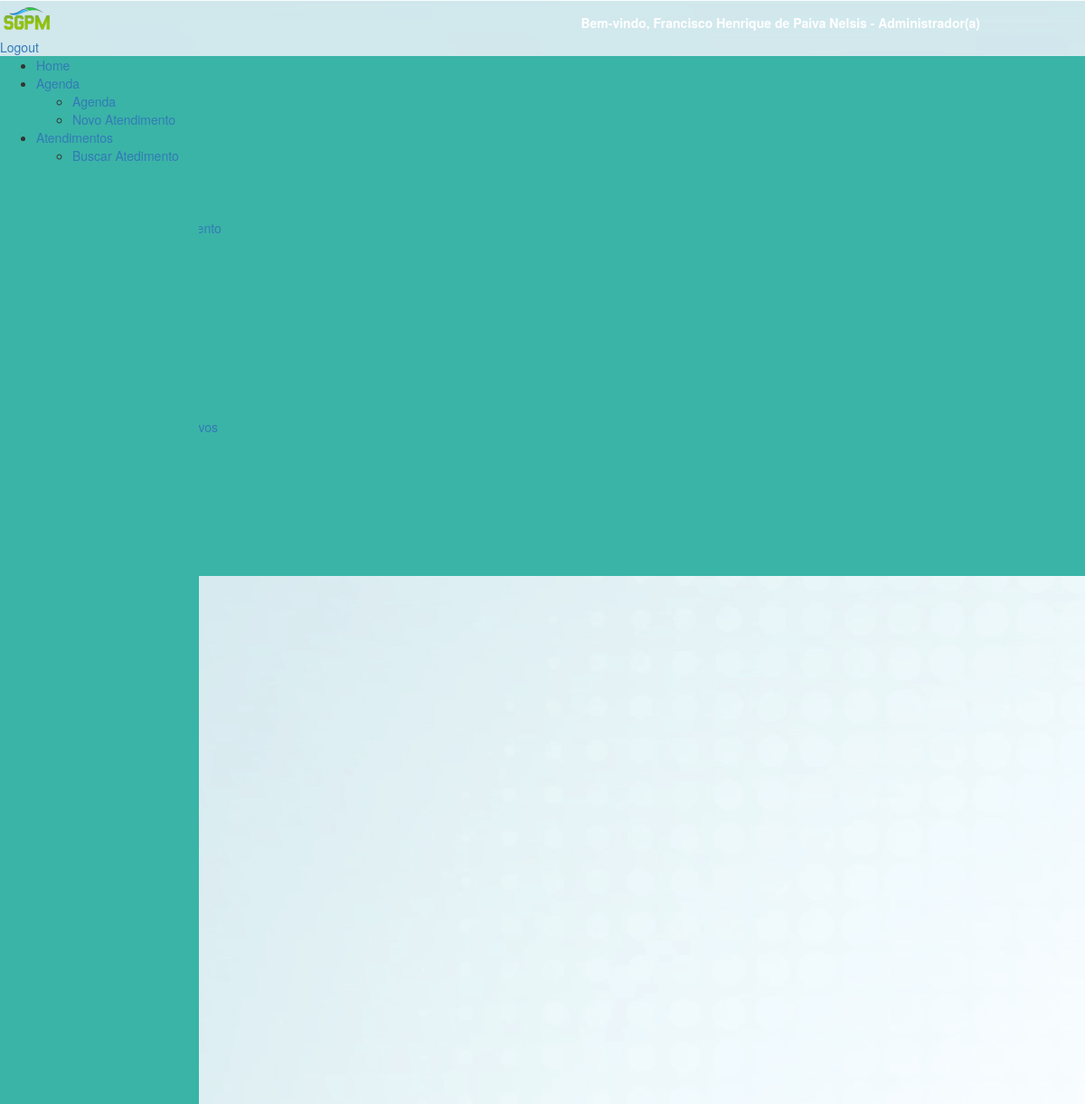
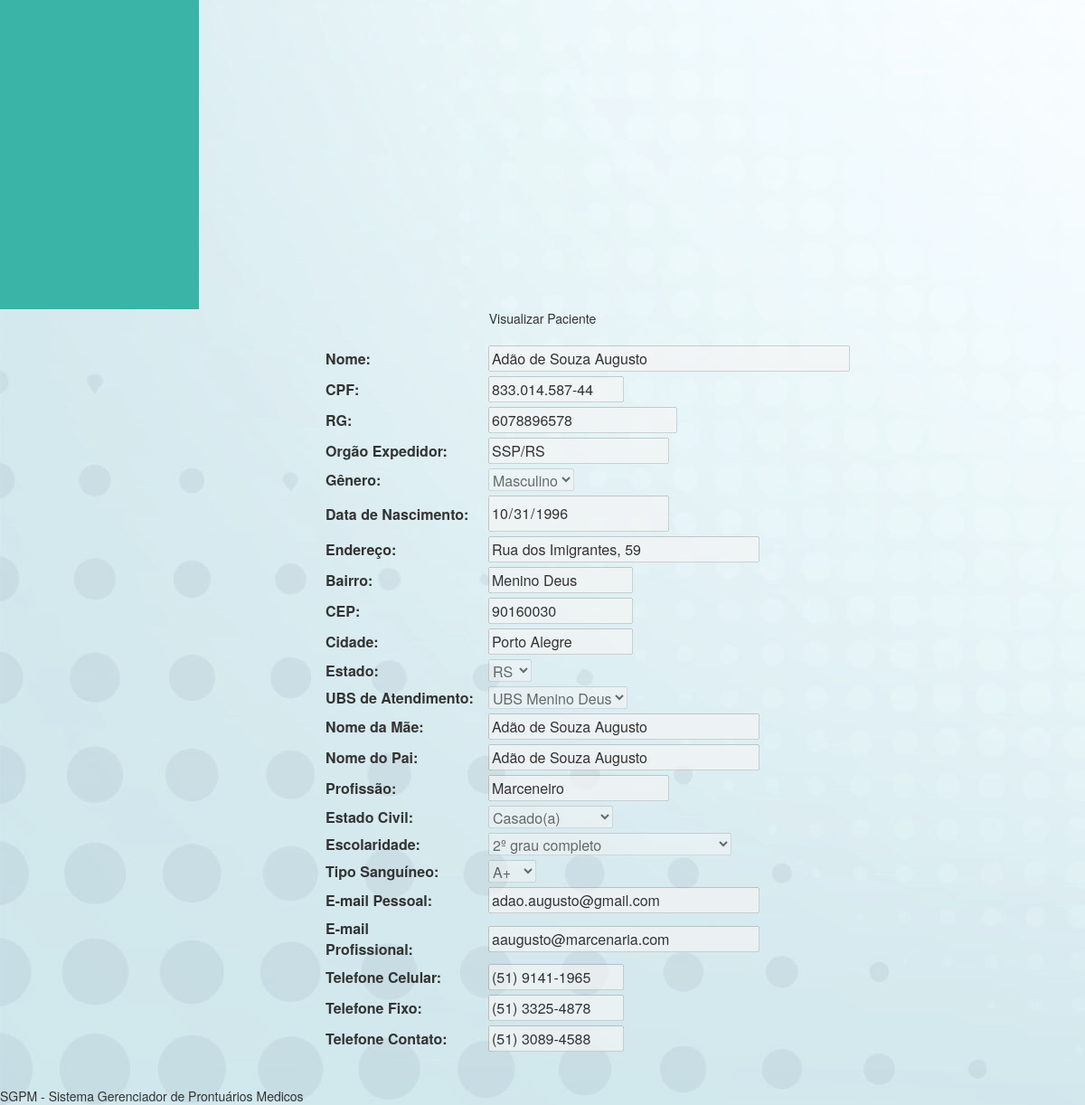
Page /formPaciente.php?id=115&detalhes=1 (signed in) on the committed database (2 pictures, top to bottom).
### tables this page shows
CREATE TABLE IF NOT EXISTS `paciente` (
  `id_paciente` int(4) NOT NULL auto_increment,
  `nome_paciente` varchar(50) NOT NULL,
  `cpf` varchar(14) NOT NULL,
  `rg` varchar(50) NOT NULL,
  `org_exp` varchar(30) NOT NULL,
  `data_nasc` date NOT NULL,
  `endereco` varchar(50) NOT NULL,
  `bairro` varchar(30) NOT NULL,
  `cep` varchar(50) NOT NULL,
  `cidade` varchar(30) NOT NULL,
  `nome_mae` varchar(50) NOT NULL,
  `nome_pai` varchar(50) NOT NULL,
  `profissao` varchar(30) NOT NULL,
  `email_pessoal` varchar(50) NOT NULL,
  `email_prof` varchar(50) NOT NULL,
  `tel_cel` varchar(30) NOT NULL,
  `tel_fixo` varchar(30) NOT NULL,
  `tel_contato` varchar(30) NOT NULL,
  `id_genero` int(15) NOT NULL,
  `id_estado` int(15) NOT NULL,
  `id_ubs` int(15) NOT NULL,
  `id_estado_civil` int(15) NOT NULL,
  `id_escolaridade` int(15) NOT NULL,
  `id_tipo_sanguineo` int(15) NOT NULL,
  PRIMARY KEY  (`id_paciente`),
  UNIQUE KEY `cpf` (`cpf`),
  UNIQUE KEY `rg` (`rg`),
  KEY `id_paciente` (`id_paciente`),
  KEY `id_tipo_sanguineo` (`id_tipo_sanguineo`),
  KEY `id_genero` (`id_genero`),
  KEY `id_estado` (`id_estado`),
  KEY `id_ubs` (`id_ubs`),
  KEY `id_estado_civil` (`id_estado_civil`),
  KEY `id_escolaridade` (`id_escolaridade`),
  CONSTRAINT `FK_paciente_escolaridade` FOREIGN KEY (`id_escolaridade`) REFERENCES `escolaridade` (`id_escolaridade`) ON DELETE NO ACTION ON UPDATE NO ACTION,
  CONSTRAINT `FK_paciente_estado` FOREIGN KEY (`id_estado`) REFERENCES `estado` (`id_estado`) ON DELETE NO ACTION ON UPDATE NO ACTION,
  CONSTRAINT `FK_paciente_estado_civil` FOREIGN KEY (`id_estado_civil`) REFERENCES `estado_civil` (`id_estado_civil`) ON DELETE NO ACTION ON UPDATE NO ACTION,
  CONSTRAINT `FK_paciente_genero` FOREIGN KEY (`id_genero`) REFERENCES `genero` (`id_genero`) ON DELETE NO ACTION ON UPDATE NO ACTION,
  CONSTRAINT `FK_paciente_tipo_sanguineo` FOREIGN KEY (`id_tipo_sanguineo`) REFERENCES `tipo_sanguineo` (`id_tipo_sanguineo`) ON DELETE NO ACTION ON UPDATE NO ACTION,
  CONSTRAINT `FK_paciente_ubs` FOREIGN KEY (`id_ubs`) REFERENCES `ubs` (`id_ubs`) ON DELETE NO ACTION ON UPDATE NO ACTION
);

CREATE TABLE IF NOT EXISTS `genero` (
  `id_genero` int(15) NOT NULL auto_increment,
  `nome_genero` varchar(10) NOT NULL,
  PRIMARY KEY  (`id_genero`)
);

CREATE TABLE IF NOT EXISTS `estado` (
  `id_estado` int(15) NOT NULL auto_increment,
  `sigla_estado` varchar(50) NOT NULL default '0',
  `estado` varchar(50) default NULL,
  KEY `id_estado` (`id_estado`)
);

CREATE TABLE IF NOT EXISTS `ubs` (
  `id_ubs` int(5) NOT NULL auto_increment,
  `ubs_atendimento` varchar(50) NOT NULL,
  `endereco` varchar(50) default NULL,
  `telefone` int(10) default NULL,
  `data_insercao` date default NULL,
  `data_alteracao` date default NULL,
  `data_desativacao` date default NULL,
  PRIMARY KEY  (`id_ubs`),
  UNIQUE KEY `id_ubs` (`id_ubs`)
);

CREATE TABLE IF NOT EXISTS `estado_civil` (
  `id_estado_civil` int(15) NOT NULL auto_increment,
  `estado_civil` varchar(50) NOT NULL,
  KEY `id_estado_civil` (`id_estado_civil`)
);

CREATE TABLE IF NOT EXISTS `escolaridade` (
  `id_escolaridade` int(11) NOT NULL auto_increment,
  `escolaridade` varchar(50) default '0',
  KEY `id_escolaridade` (`id_escolaridade`)
);

CREATE TABLE IF NOT EXISTS `tipo_sanguineo` (
  `id_tipo_sanguineo` int(15) NOT NULL auto_increment,
  `tipo_sanguineo` varchar(50) default NULL,
  KEY `id_tipo_sanguineo` (`id_tipo_sanguineo`)
);

### formPaciente.php (the view, shortened to what this page needs)
<?php include ('includes/cabecalho.php')?>
<?php include ('includes/menu.php')?>
<?php include ('includes/menuBack.php')?>
<?php
if (isset ( $_GET ['id'] )) {
	$con = mysqli_connect ( "localhost", "root", "", "sgpm" );
	mysqli_set_charset ( $con, "utf8" );
	$query = mysqli_query ( $con, "SELECT * FROM paciente WHERE id_paciente = {$_GET['id']} " );
	$dadosPaciente = mysqli_fetch_array ( $query );
}
$con = mysqli_connect ( "localhost", "root", "", "sgpm" );
mysqli_set_charset ( $con, "utf8" );
$queryGenero = mysqli_query ( $con, "SELECT * FROM genero" );
$queryUBS = mysqli_query ( $con, "SELECT * FROM ubs" );
$queryEstadoCivil = mysqli_query ( $con, "SELECT * FROM estado_civil" );
$queryEscolaridade = mysqli_query ( $con, "SELECT * FROM escolaridade" );
$queryTipoSanguineo = mysqli_query ( $con, "SELECT * FROM tipo_sanguineo" );
$queryEstado = mysqli_query ( $con, "select * from estado order by sigla_estado asc" );
?>
<div class="divTudoFormPaciente">
	<div id="tituloPaginaCadastroAlteracao">
<center>
<?php
if (isset ( $_GET ['id'] ) && ! isset ( $_GET ['detalhes'] )) {
	echo "Alterar Paciente";
} else if (isset ( $_GET ['id'] ) && isset ( $_GET ['detalhes'] )) {
	echo "Visualizar Paciente";
} else {
	echo "Novo Paciente";
}
?>
</center>
	</div>
	<center>
		<div id="formAlteraPaciente">
			<div class="content-dataTable" style="width: 40%; margin: 0 auto">
				<form method="POST">
					<table width="100%">
						<tr>
							<br />
							<td><label for="nome_paciente">Nome:</label></td>
							<td><input style="width: 400px; margin-bottom: 5px;" type="text"
								name="nome_paciente" id="nome_paciente" maxlength="50"
								value="<?php
								if (isset ( $dadosPaciente ['nome_paciente'] )) {
									echo $dadosPaciente ['nome_paciente'];
								}
								?>" /></td>
						</tr>
						<tr>
							<td><label for="cpf">CPF:</label></td>
							<td><input style="width: 150px; margin-bottom: 5px;" type="text"
								name="cpf" class="cpf" id="cpf" maxlength="11"
								value="<?php
								if (isset ( $dadosPaciente ['cpf'] )) {
									echo $dadosPaciente ['cpf'];
								}
								?>" /></td>
						</tr>
						<tr>
							<td><label for="rg">RG:</label></td>
							<td><input style="margin-bottom: 5px;" ; type="text" name="rg"
								id="rg" maxlength="10"
								value="<?php
								if (isset ( $dadosPaciente ['rg'] )) {
									echo $dadosPaciente ['rg'];
								}
								?>" /></td>
						</tr>
						<tr>
							<td><label for="org_exp" style="width: 140px">Orgão Expedidor:</label></td>
							<td><input style="width: 200px; margin-bottom: 5px;" type="text"
								name="org_exp" id="org_exp" maxlength="30"
								value="<?php
								if (isset ( $dadosPaciente ['org_exp'] )) {
									echo $dadosPaciente ['org_exp'];
								}
								?>" /></td>
						</tr>
						<tr>
							<td><label for="id_genero">Gênero:</label></td>
							<td><select name="id_genero" id="id_genero"
								style="margin-bottom: 5px;">
										<?php while ($linhaGenero = mysqli_fetch_array($queryGenero)): ?>
									<option
										<?php if (isset($dadosPaciente['id_genero']) && $dadosPaciente['id_genero'] == $linhaGenero['id_genero']) : ?>
										selected <?php endif; ?>
										value="<?php echo $linhaGenero['id_genero']; ?>"><?php echo $linhaGenero['nome_genero']; ?></option>
                                                            <?php endwhile; ?></select></td>
						</tr>
						<tr>
							<td><label for="data_nasc" style="width: 160px">Data de
									Nascimento:</label></td>
							<td><input style="width: 200px; margin-bottom: 5px;" type="date"
								name="data_nasc" id="data_nasc" maxlength="10"
								value="<?php
								if (isset ( $dadosPaciente ['data_nasc'] )) {
									echo $dadosPaciente ['data_nasc'];
								}
								?>" /></td>
						</tr>
						<tr>
							<td><label for="endereco" style="width: 100px">Endereço:</label></td>
							<td><input style="width: 300px; margin-bottom: 5px;" type="text"
								name="endereco" id="endereco" maxlength="100"
								value="<?php
								if (isset ( $dadosPaciente ['endereco'] )) {
									echo $dadosPaciente ['endereco'];
								}
								?>" /></td>
						</tr>
						<tr>
							<td><label for="bairro" style="width: 100px">Bairro:</label></td>
							<td><input style="width: 160px; margin-bottom: 5px;" type="text"
								name="bairro" id="bairro" maxlength="30"
								value="<?php
								if (isset ( $dadosPaciente ['bairro'] )) {
									echo $dadosPaciente ['bairro'];
								}
								?>" /></td>
						</tr>
						<tr>
							<td><label for="cep" style="width: 100px">CEP:</label></td>
							<td><input style="width: 160px; margin-bottom: 5px;" type="text"
								name="cep" class="cep" id="cep" maxlength="9"
								value="<?php
								if (isset ( $dadosPaciente ['cep'] )) {
									echo $dadosPaciente ['cep'];
								}
								?>" /></td>
						</tr>
						<tr>
							<td><label for="cidade" style="width: 100px">Cidade:</label></td>
							<td><input style="width: 160px; margin-bottom: 5px;" type="text"
								name="cidade" id="cidade" maxlength="30"
								value="<?php
								if (isset ( $dadosPaciente ['cidade'] )) {
									echo $dadosPaciente ['cidade'];
								}
								?>" /></td>
						</tr>
						<tr>
							<td><label for="id_estado">Estado:</label></td>
							<td><select name="id_estado" id="id_estado"
								style="margin-bottom: 5px;">
                                                            <?php while ($linhaEstado = mysqli_fetch_array($queryEstado)): ?>
                                                                <option
										<?php if (isset($dadosPaciente['id_estado']) && $dadosPaciente['id_estado'] == $linhaEstado['id_estado']) : ?>
										selected <?php endif; ?>
										value="<?php echo $linhaEstado['id_estado']; ?>"><?php echo $linhaEstado['sigla_estado']; ?></option>
                                                            <?php endwhile; ?></select></td>
						</tr>
						<tr>
							<td><label for="id_ubs">UBS de Atendimento:</label></td>
							<td><select name="id_ubs" id="id_ubs" style="margin-bottom: 5px;">
                                                            <?php while ($linhaUBS = mysqli_fetch_array($queryUBS)): ?>
                                                                <option
										<?php if (isset($dadosPaciente['id_ubs']) && $dadosPaciente['id_ubs'] == $linhaUBS['id_ubs']) : ?>
										selected <?php endif; ?>
										value="<?php echo $linhaUBS['id_ubs']; ?>"><?php echo $linhaUBS['ubs_atendimento']; ?></option>
                                                            <?php endwhile; ?></select></td>
						</tr>
						<tr>
							<td><label for="nome_mae" style="width: 120px">Nome da M&#227;e:</label></td>
							<td><input style="width: 300px; margin-bottom: 5px;" type="text"
								name="nome_mae" id="nome_mae" maxlength="50"
								value="<?php
								if (isset ( $dadosPaciente ['nome_mae'] )) {
									echo $dadosPaciente ['nome_mae'];
								}
								?>" /></td>
						</tr>
						<tr>
							<td><label for="nome_pai" style="width: 120px">Nome do Pai:</label></td>
							<td><input style="width: 300px; margin-bottom: 5px;" type="text"
								name="nome_pai" id="nome_pai" maxlength="50"
								value="<?php
								if (isset ( $dadosPaciente ['nome_pai'] )) {
									echo $dadosPaciente ['nome_pai'];
								}
								?>" /></td>
						</tr>
						<tr>
							<td><label for="profissao" style="width: 120px">Profiss&#227;o:</label></td>
							<td><input style="width: 200px; margin-bottom: 5px;" type="text"
								name="profissao" id="profissao" maxlength="50"
								value="<?php
								if (isset ( $dadosPaciente ['profissao'] )) {
									echo $dadosPaciente ['profissao'];
								}
								?>" /></td>
						</tr>
						<tr>
							<td><label for="id_estado_civil">Estado Civil:</label></td>
							<td><select name="id_estado_civil" id="id_estado_civil"
								style="margin-bottom: 5px;">
                                                            <?php while ($linhaEstadoCivil = mysqli_fetch_array($queryEstadoCivil)): ?>
                                                                <option
										<?php if (isset($dadosPaciente['id_estado_civil']) && $dadosPaciente['id_estado_civil'] == $linhaEstadoCivil['id_estado_civil']) : ?>
										selected <?php endif; ?>
										value="<?php echo $linhaEstadoCivil['id_estado_civil']; ?>"><?php echo $linhaEstadoCivil['estado_civil']; ?></option>
                                                            <?php endwhile; ?></select></td>
						</tr>
						<tr>
							<td><label for="id_escolaridade">Escolaridade:</label></td>
							<td><select name="id_escolaridade" id="id_escolaridade"
								style="margin-bottom: 5px;">
                                                            <?php while ($linhaEscolaridade = mysqli_fetch_array($queryEscolaridade)): ?>
                                                                <option
										<?php if (isset($dadosPaciente['id_escolaridade']) && $dadosPaciente['id_escolaridade'] == $linhaEscolaridade['id_escolaridade']) : ?>
										selected <?php endif; ?>
										value="<?php echo $linhaEscolaridade['id_escolaridade']; ?>"><?php echo $linhaEscolaridade['escolaridade']; ?></option>
                                                            <?php endwhile; ?></select></td>
						</tr>
						<tr>
							<td><label for="id_tipo_sanguineo">Tipo Sanguíneo:</label></td>
							<td><select name="id_tipo_sanguineo" id="id_tipo_sanguineo"
								style="margin-bottom: 5px;">
                                                            <?php while ($linhaTipoSanguineo = mysqli_fetch_array($queryTipoSanguineo)): ?>
                                                                <option
										<?php if (isset($dadosPaciente['id_tipo_sanguineo']) && $dadosPaciente['id_tipo_sanguineo'] == $linhaTipoSanguineo['id_tipo_sanguineo']) : ?>
										selected <?php endif; ?>
										value="<?php echo $linhaTipoSanguineo['id_tipo_sanguineo']; ?>"><?php echo $linhaTipoSanguineo['tipo_sanguineo']; ?></option>
                                                            <?php endwhile; ?></select></td>
						</tr>
						<tr>
							<td><label for="email_pessoal" style="width: 140px">E-mail
									Pessoal:</label></td>
							<td><input style="width: 300px; margin-bottom: 5px;" type="text"
								name="email_pessoal" id="email_pessoal" maxlength="50"
								value="<?php
								if (isset ( $dadosPaciente ['email_pessoal'] )) {
									echo $dadosPaciente ['email_pessoal'];
								}
								?>" /></td>
						</tr>
						<tr>
							<td><label for="email_prof" style="width: 140px">E-mail
									Profissional:</label></td>
							<td><input style="width: 300px; margin-bottom: 5px;" type="text"
								name="email_prof" id="email_pessoal" maxlength="50"
								value="<?php
								if (isset ( $dadosPaciente ['email_prof'] )) {
									echo $dadosPaciente ['email_prof'];
								}
								?>" /></td>
						</tr>
						<tr>
							<td><label for="tel_cel" style="width: 180px">Telefone Celular:</label></td>
							<td><input style="width: 150px; margin-bottom: 5px;" type="text"
								name="tel_cel" class="telefone" id="tel_cel" maxlength="15"
								value="<?php
								if (isset ( $dadosPaciente ['tel_cel'] )) {
									echo $dadosPaciente ['tel_cel'];
								}
								?>" /></td>
						</tr>
						<tr>
							<td><label for="tel_fixo" style="width: 180px">Telefone Fixo:</label></td>
							<td><input style="width: 150px; margin-bottom: 5px;" type="text"
								name="tel_fixo" class="telefone" id="tel_cel" maxlength="15"
								value="<?php
								if (isset ( $dadosPaciente ['tel_fixo'] )) {
									echo $dadosPaciente ['tel_fixo'];
								}
								?>" /></td>
						</tr>
						<tr>
							<td><label for="tel_contato" style="width: 180px">Telefone
									Contato:</label></td>
							<td><input style="width: 150px; margin-bottom: 5px;" type="text"
								name="tel_contato" class="telefone" id="tel_contato"
								maxlength="15"
								value="<?php
								if (isset ( $dadosPaciente ['tel_contato'] )) {
									echo $dadosPaciente ['tel_contato'];
								}
								?>" /></td>
						</tr>
					</table>
					<br>
				</form>
			</div>
		</div>
	</center>
</div>
<?php include ('includes/rodape.php')?>

### rows in the picture
paciente: nome_paciente "Adão de Souza Augusto", cpf "833.014.587-44", rg "6078896578", org_exp "SSP/RS", id_genero "Masculino", data_nasc "10/31/1996", endereco "Rua dos Imigrantes, 59", bairro "Menino Deus", cep "90160030", cidade "Porto Alegre", id_estado "RS", id_ubs "UBS Menino Deus", nome_mae "Adão de Souza Augusto", nome_pai "Adão de Souza Augusto", profissao "Marceneiro", id_estado_civil "Casado(a)", id_escolaridade "2º grau completo", id_tipo_sanguineo "A+", email_pessoal "adao.augusto@gmail.com", email_prof "aaugusto@marcenaria.com", tel_cel "(51) 9141-1965", tel_fixo "(51) 3325-4878", tel_contato "(51) 3089-4588"

### other values in the picture
$_SESSION ['LOGIN'] ['NOME'] "Francisco Henrique de Paiva Nelsis"
$_SESSION ['LOGIN'] ['CARGO'] "Administrador(a)"
